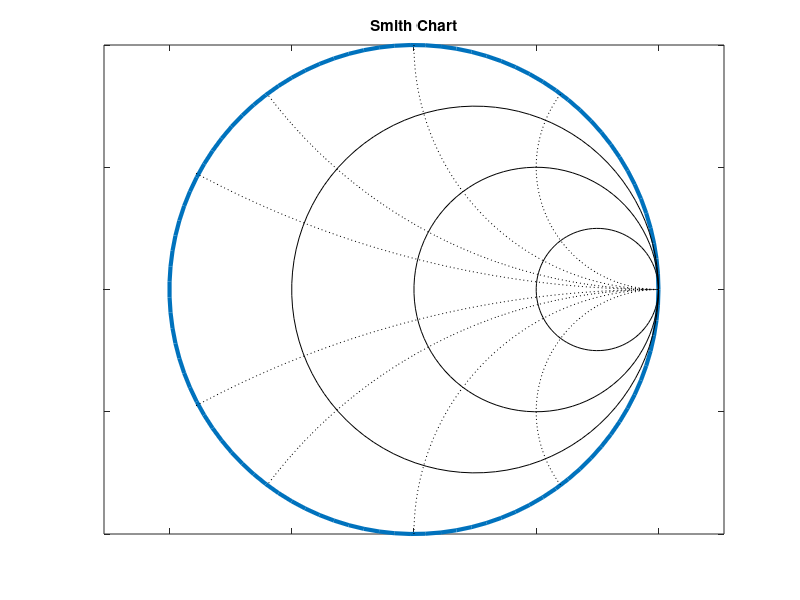

Recreate this plot in MATLAB.
function draw_smith_chart 

% Draw outer circle
t = linspace(0, 2*pi, 100);
x = cos(t);
y = sin(t);
plot(x, y, 'linewidth', 3); axis equal; 

% Place title and remove ticks from axes
title(' Smith Chart ')
set(gca,'xticklabel',{[]});
set(gca,'yticklabel',{[]});
hold on 

% Draw circles along horizontal axis
k = [.25 .5 .75];
for i = 1 : length(k)
    x(i,:) = k(i) + (1 - k(i)) * cos(t);
    y(i,:) = (1 - k(i)) * sin(t);
    plot(x(i,:), y(i,:), 'k')
end 

% Draw partial circles along vertical axis
kt = [2.5 pi 3.79 4.22];
k = [.5 1 2 4];
for i = 1 : length(kt)
    t = linspace(kt(i), 1.5*pi, 50);
    a(i,:) = 1 + k(i) * cos(t);
    b(i,:) = k(i) + k(i) * sin(t);
    plot(a(i,:), b(i,:),'k:', a(i,:), -b(i,:),'k:' )
end